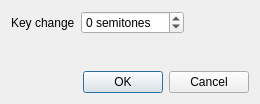
<?xml version="1.0" encoding="UTF-8"?>
<ui version="4.0">
 <class>DlgKeyChange</class>
 <widget class="QDialog" name="DlgKeyChange">
  <property name="geometry">
   <rect>
    <x>0</x>
    <y>0</y>
    <width>260</width>
    <height>104</height>
   </rect>
  </property>
  <property name="windowTitle">
   <string>Key Change</string>
  </property>
  <layout class="QVBoxLayout" name="verticalLayout">
   <item>
    <layout class="QHBoxLayout" name="horizontalLayout">
     <item>
      <widget class="QLabel" name="label">
       <property name="text">
        <string>Key change</string>
       </property>
      </widget>
     </item>
     <item>
      <widget class="QSpinBox" name="spinBoxKey">
       <property name="suffix">
        <string> semitones</string>
       </property>
       <property name="minimum">
        <number>-12</number>
       </property>
       <property name="maximum">
        <number>12</number>
       </property>
      </widget>
     </item>
     <item>
      <spacer name="horizontalSpacer">
       <property name="orientation">
        <enum>Qt::Horizontal</enum>
       </property>
       <property name="sizeHint" stdset="0">
        <size>
         <width>40</width>
         <height>20</height>
        </size>
       </property>
      </spacer>
     </item>
    </layout>
   </item>
   <item>
    <spacer name="verticalSpacer">
     <property name="orientation">
      <enum>Qt::Vertical</enum>
     </property>
     <property name="sizeHint" stdset="0">
      <size>
       <width>20</width>
       <height>40</height>
      </size>
     </property>
    </spacer>
   </item>
   <item>
    <widget class="QDialogButtonBox" name="buttonBox">
     <property name="orientation">
      <enum>Qt::Horizontal</enum>
     </property>
     <property name="standardButtons">
      <set>QDialogButtonBox::Cancel|QDialogButtonBox::Ok</set>
     </property>
    </widget>
   </item>
  </layout>
 </widget>
 <resources/>
 <connections>
  <connection>
   <sender>buttonBox</sender>
   <signal>accepted()</signal>
   <receiver>DlgKeyChange</receiver>
   <slot>accept()</slot>
   <hints>
    <hint type="sourcelabel">
     <x>248</x>
     <y>254</y>
    </hint>
    <hint type="destinationlabel">
     <x>157</x>
     <y>274</y>
    </hint>
   </hints>
  </connection>
  <connection>
   <sender>buttonBox</sender>
   <signal>rejected()</signal>
   <receiver>DlgKeyChange</receiver>
   <slot>reject()</slot>
   <hints>
    <hint type="sourcelabel">
     <x>316</x>
     <y>260</y>
    </hint>
    <hint type="destinationlabel">
     <x>286</x>
     <y>274</y>
    </hint>
   </hints>
  </connection>
 </connections>
</ui>
